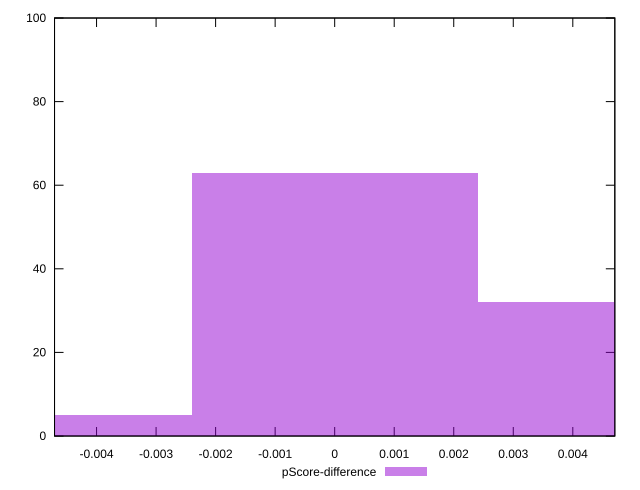

This figure's gnuplot source:
reset

$pScoreDifference <<EOF
0 63
-0.004799222348190243 5
0.004799222348190243 32
EOF

set key outside below
set boxwidth 0.004799222348190243
set xrange [-0.004705882352941171:0.004705882352941171]
set yrange [0:100]
set trange [0:100]
set style fill transparent solid 0.5 noborder
set terminal svg size 640, 490 enhanced background rgb 'white'
set output "report/report_00029_2021-02-24T13-36-40.390Z/unused-javascript/samples/astro/pScore-difference/histogram.svg"

plot $pScoreDifference title "pScore-difference" with boxes

reset
